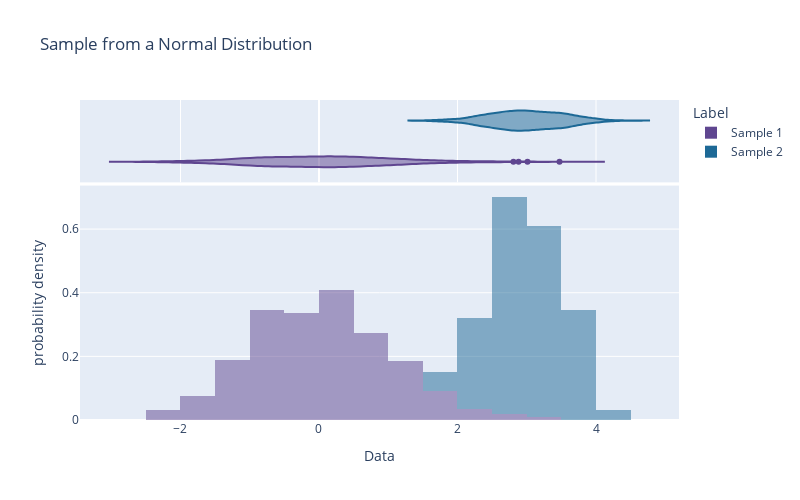

Notebook code cell kept with this figure:
### Code cell
fig = px.histogram(df, x='Data',
                   color='Label',
                   marginal="violin",
                #    barmode="overlay",
                   opacity=0.5,
                   color_discrete_sequence=px.colors.qualitative.Prism,
                   nbins=25,
                   histnorm='probability density',
                   height = 500, width = 800,
                   title='Sample from a Normal Distribution')
fig.show()

### Figure 1 — Plotly figure (JSON) as saved in the notebook; plotly's stock layout.template omitted (floating-point values rounded to 4 significant figures; data arrays with more than 128 entries replaced by an {"elided": "..."} marker saying what was removed)
{"data": [{"alignmentgroup": "True", "bingroup": "x", "histnorm": "probability density", "hovertemplate": "Label=Sample 1<br>Data=%{x}<br>probability density=%{y}<extra></extra>", "legendgroup": "Sample 1", "marker": {"color": "rgb(95, 70, 144)", "opacity": 0.5, "pattern": {"shape": ""}}, "name": "Sample 1", "nbinsx": 25, "offsetgroup": "Sample 1", "orientation": "v", "showlegend": true, "type": "histogram", "x": {"elided": "400 float values"}, "xaxis": "x", "yaxis": "y"}, {"alignmentgroup": "True", "hovertemplate": "Label=Sample 1<br>Data=%{x}<extra></extra>", "legendgroup": "Sample 1", "marker": {"color": "rgb(95, 70, 144)"}, "name": "Sample 1", "offsetgroup": "Sample 1", "scalegroup": "x", "showlegend": false, "type": "violin", "x": {"elided": "400 float values"}, "xaxis": "x2", "yaxis": "y2"}, {"alignmentgroup": "True", "bingroup": "x", "histnorm": "probability density", "hovertemplate": "Label=Sample 2<br>Data=%{x}<br>probability density=%{y}<extra></extra>", "legendgroup": "Sample 2", "marker": {"color": "rgb(29, 105, 150)", "opacity": 0.5, "pattern": {"shape": ""}}, "name": "Sample 2", "nbinsx": 25, "offsetgroup": "Sample 2", "orientation": "v", "showlegend": true, "type": "histogram", "x": {"elided": "400 float values"}, "xaxis": "x", "yaxis": "y"}, {"alignmentgroup": "True", "hovertemplate": "Label=Sample 2<br>Data=%{x}<extra></extra>", "legendgroup": "Sample 2", "marker": {"color": "rgb(29, 105, 150)"}, "name": "Sample 2", "offsetgroup": "Sample 2", "scalegroup": "x", "showlegend": false, "type": "violin", "x": {"elided": "400 float values"}, "xaxis": "x2", "yaxis": "y2"}], "layout": {"barmode": "relative", "height": 500, "legend": {"title": {"text": "Label"}, "tracegroupgap": 0}, "title": {"text": "Sample from a Normal Distribution"}, "width": 800, "xaxis": {"anchor": "y", "domain": [0, 1], "title": {"text": "Data"}}, "xaxis2": {"anchor": "y2", "domain": [0, 1], "matches": "x", "showgrid": true, "showticklabels": false}, "yaxis": {"anchor": "x", "domain": [0, 0.7326], "title": {"text": "probability density"}}, "yaxis2": {"anchor": "x2", "domain": [0.7426, 1], "matches": "y2", "showgrid": false, "showline": false, "showticklabels": false, "ticks": ""}}}
